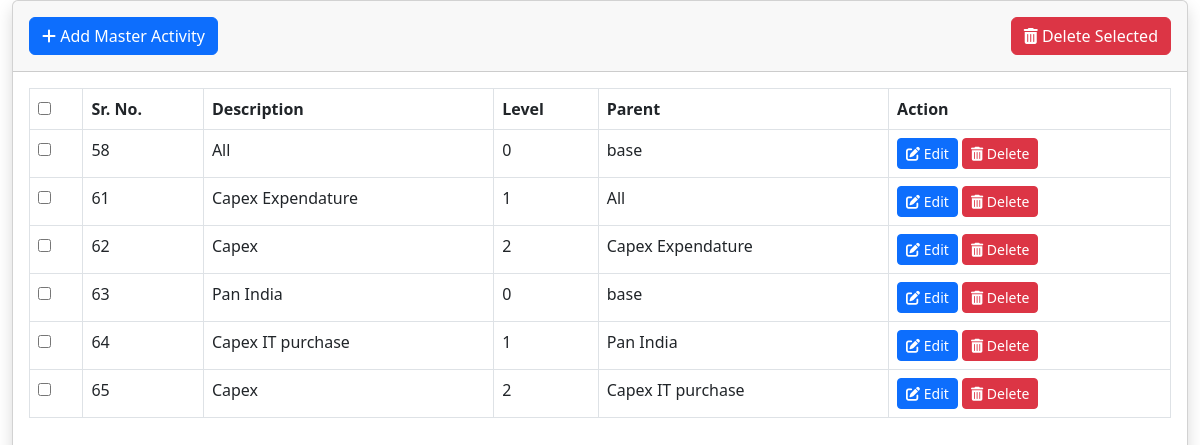
The app's page /masteractivity.php (signed in) with its own data.
### tables this page shows
CREATE TABLE `master_activity` (
  `id` int(100) NOT NULL,
  `description` varchar(200) NOT NULL,
  `level` varchar(50) NOT NULL,
  `parent` varchar(50) NOT NULL
);

### masteractivity.php (the view, shortened to what this page needs)
<?php
include('db.php');
?>
<!DOCTYPE html>
<html lang="en">
<head>
    <link href="https://cdnjs.cloudflare.com/ajax/libs/twitter-bootstrap/5.3.0/css/bootstrap.min.css" rel="stylesheet">
    <link href="https://cdn.datatables.net/v/bs5/jszip-3.10.1/dt-2.1.3/b-3.1.1/b-colvis-3.1.1/b-html5-3.1.1/b-print-3.1.1/datatables.min.css" rel="stylesheet">
    <link rel="stylesheet" href="https://cdnjs.cloudflare.com/ajax/libs/font-awesome/6.0.0-beta3/css/all.min.css">
</head>
<body>
    <div class="container-fluid">
        <div class="card shadow mb-4 flex-fill">
            <div class="card-header py-3 d-flex justify-content-between">
                <button class="btn btn-primary" data-bs-toggle="modal" data-bs-target="#addActivityModal">
                    <i class="fas fa-plus"></i> Add Master Activity
                </button>
                <button class="btn btn-danger" id="deleteSelectedBtn">
                    <i class="fas fa-trash-alt"></i> Delete Selected
                </button>
            </div>
            <div class="card-body">
                <div class="table-responsive">
                    <table class="table table-bordered" id="dataTable" width="100%" cellspacing="0">
                        <thead>
                            <tr>
                                <th><input type="checkbox" id="selectAll"></th>
                                <th>Sr. No.</th>
                                <th>Description</th>
                                <th>Level</th>
                                <th>Parent</th>
                                <th>Action</th>
                            </tr>
                        </thead>
                        <tbody>
                            <?php
                            $query = "SELECT * FROM master_activity";
                            $result = mysqli_query($mysqli, $query);
                            while ($row = mysqli_fetch_assoc($result)) {
                                echo "<tr data-id='{$row['id']}'>
                                        <td><input type='checkbox' class='select-item' value='{$row['id']}'></td>
                                        <td>{$row['id']}</td>
                                        <td>{$row['description']}</td>
                                        <td>{$row['level']}</td>
                                        <td>{$row['parent']}</td>
                                        <td>
                                            <button class='btn btn-primary btn-sm edit-btn' data-bs-toggle='modal' data-bs-target='#editActivityModal' data-id='{$row['id']}' data-description='{$row['description']}' data-level='{$row['level']}' data-parent='{$row['parent']}'>
                                                <i class='fas fa-edit'></i> Edit
                                            </button>
                                            <button class='btn btn-danger btn-sm delete-btn' data-id='{$row['id']}'>
                                                <i class='fas fa-trash-alt'></i> Delete
                                            </button>
                                        </td>
                                      </tr>";
                            }
                            ?>
                        </tbody>
                    </table>
                </div>
            </div>
        </div>
    </div>
</body>
</html>

### masteractivity.php (style rules this page uses)
.container-fluid { min-height: 100vh; display: flex; flex-direction: column; }
.card-body { flex: 1; }

### records on screen
master_activity: id "58", description "All", level "0", parent "base"
master_activity: id "61", description "Capex Expendature", level "1", parent "All"
master_activity: id "62", description "Capex", level "2", parent "Capex Expendature"
master_activity: id "63", description "Pan India", level "0", parent "base"
master_activity: id "64", description "Capex IT purchase", level "1", parent "Pan India"
master_activity: id "65", description "Capex", level "2", parent "Capex IT purchase"
